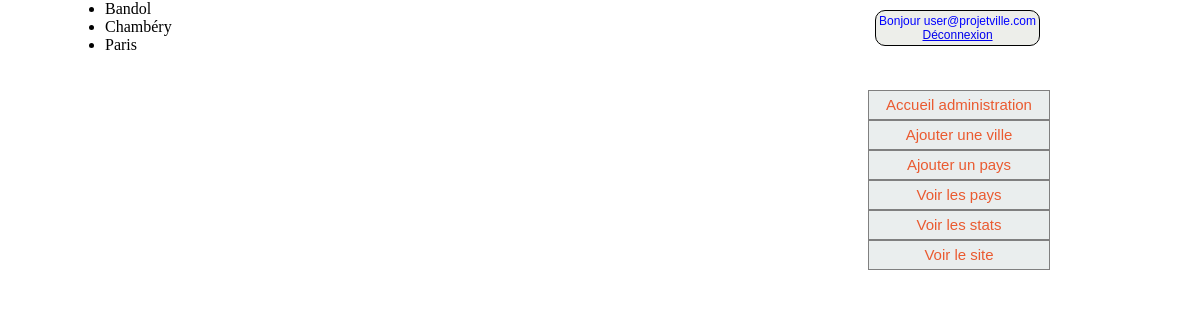
The app's page /admin/pays.php?key=7 (signed in) with its own data.
### tables this page shows
CREATE TABLE IF NOT EXISTS `villes` (
  `id` int(11) NOT NULL AUTO_INCREMENT,
  `villes_nom` varchar(255) NOT NULL,
  `ville_texte` text NOT NULL,
  `pays_id` int(11) NOT NULL,
  PRIMARY KEY (`id`)
);

### admin/pays.php (the view, shortened to what this page needs)
<?php require_once ('../include/inc_connexion.php'); ?>
<html lang="fr">
<head>
<link rel="stylesheet" href="../css/style.css" media="screen" />
</head>
<body>
<div id="wrapper">
<?php
if(isset ($_GET['suppr']))
{
$pays_id = $_GET['suppr'];
$reponse = $bdd -> prepare('DELETE FROM pays WHERE pays_id=?');
$reponse -> execute (array($pays_id));
	if ($reponse == true)
	{
	echo 'Le pays a bien été supprimé.';
	}
	else
	{
	echo 'La suppression a échouée.';
	}
}
elseif (isset ($_GET['key']))
{
$pays_id = $_GET['key'];
$rep = $bdd -> prepare ('SELECT villes_nom FROM villes WHERE pays_id=? ORDER BY villes_nom');
$rep -> execute (array($pays_id));
while ($row= $rep -> fetch())
{
$nom_ville = $row ['villes_nom'];
?>
<ul>
<li><?php echo $nom_ville; ?></li>
</ul>
<?php
}
}
?>
<menu>
<?php require_once ('inc_menu_admin.php'); ?>
</menu>
</div>
</body>
</html>

### css/style.css (style rules this page uses)
* { margin :0px; padding : 0px; }
#wrapper { width : 990px; margin : 0 auto; }
menu { position : absolute; top : 50px; right : 150px; }

### records on screen
villes: villes_nom "Bandol"
villes: villes_nom "Chambéry"
villes: villes_nom "Paris"

### other values on screen
$message "Bonjour user@projetville.com"
